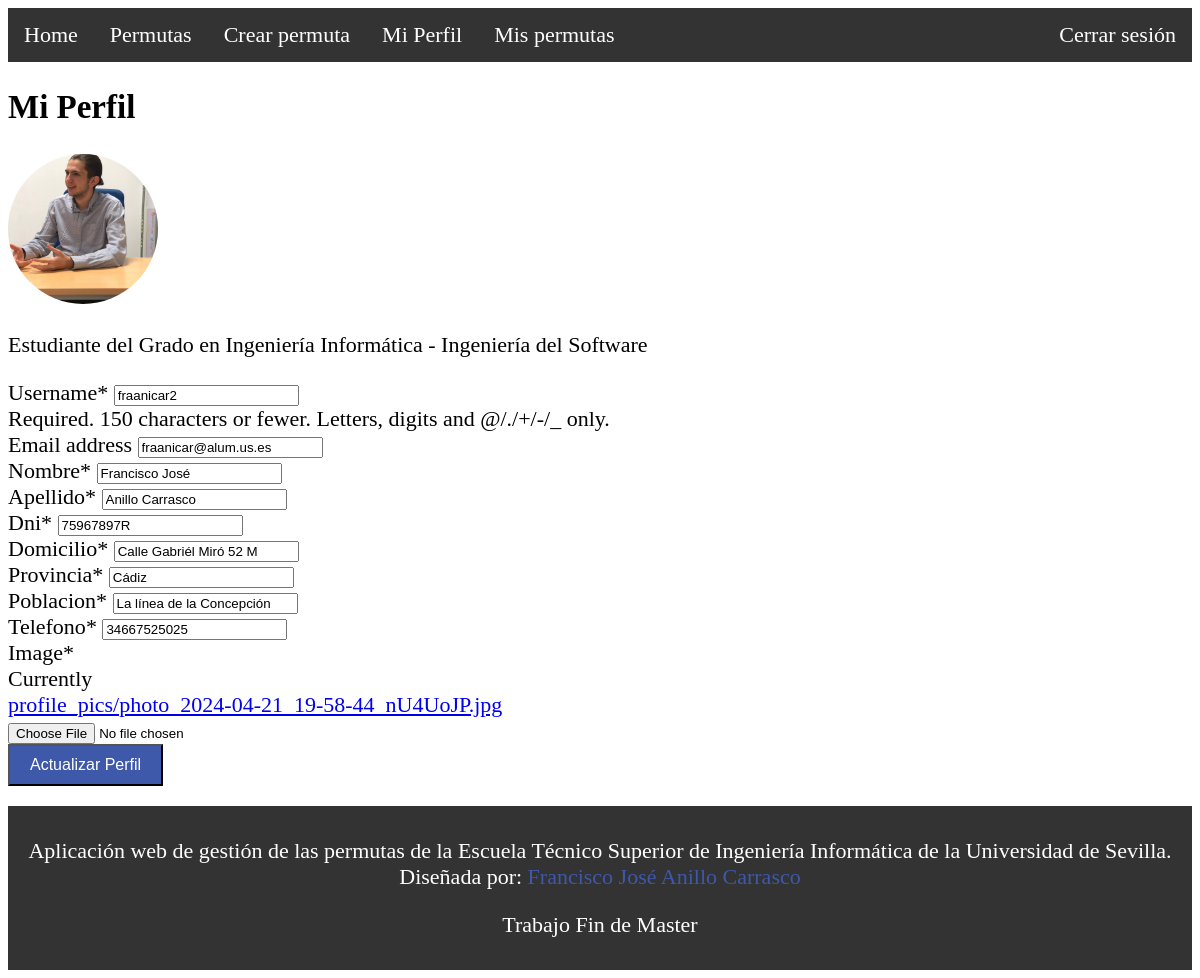
/accounts/profile/ (signed in), run on the app's committed database.
### Permutas/models.py (models this page shows, shortened)
class Estudiante(models.Model):
    user = models.OneToOneField(User, on_delete=models.CASCADE)
    nombre = models.CharField(max_length=255)
    apellido = models.CharField(max_length=255)
    email = models.EmailField(max_length=255, unique=True)
    image = models.ImageField(default='default.jpg', upload_to='profile_pics')
    dni = models.CharField(max_length=9, unique=True)
    grado = models.ForeignKey(Grado, on_delete=models.CASCADE)
    domicilio = models.CharField(max_length=255)
    provincia = models.CharField(max_length=50)
    poblacion = models.CharField(max_length=50)
    telefono = models.CharField(max_length=15, validators=[RegexValidator(regex=r'^\+?1?\d{9,15}$', message="El número de teléfono debe ingresarse en el formato: '+999999999'. Hasta 15 dígitos permitidos.")])  # Nuevo campo de teléfono

class Grado (models.Model):
  nombre= models.CharField(max_length=255, unique=True)
  def __str__(self):
    return  f'{self.nombre}'

### Permutas/views.py (the view)
# urls.py: path('accounts/profile/', profile, name='profile'),
@login_required
def profile(request):
    if request.method == 'POST':
        u_form = UserUpdateForm(request.POST, instance=request.user)
        e_form = EstudianteUpdateForm(request.POST, request.FILES, instance=request.user.estudiante)
        if u_form.is_valid() and e_form.is_valid():
            u_form.save()
            e_form.save()
            messages.success(request, f'¡Tu perfil ha sido actualizado!')
            return redirect('profile')
    else:
        u_form = UserUpdateForm(instance=request.user)
        e_form = EstudianteUpdateForm(instance=request.user.estudiante)
    context = {
        'u_form': u_form,
        'e_form': e_form
    }
    return render(request, 'profile.html', context)

### Permutas/forms.py
class UserUpdateForm(forms.ModelForm):
    class Meta:
        model = User
        fields = ['username', 'email']

class EstudianteUpdateForm(forms.ModelForm):
    class Meta:
        model = Estudiante
        fields = ['nombre', 'apellido', 'dni', 'domicilio', 'provincia','poblacion', 'telefono', 'image']
    def __init__(self, *args, **kwargs):
        super(EstudianteUpdateForm, self).__init__(*args, **kwargs)
        self.fields['dni'].widget.attrs['readonly'] = True

### Permutas/templates/profile.html (shortened to what this page needs)
{% extends 'layout.html' %}
{% load crispy_forms_tags %}
{% block content %}
<div class="profile-container">
    <h2>Mi Perfil</h2>
    <div class="profile-image">
        {% if user.estudiante.image %}
            <img src="{{ user.estudiante.image.url }}" alt="Profile Image" class="img-thumbnail">
        {% else %}
            <img src="{{ MEDIA_URL }}default.jpg" alt="Default Profile Image" class="img-thumbnail">
        {% endif %}
        <p>Estudiante del {{ user.estudiante.grado }}</p>
    </div>
    <form method="POST" enctype="multipart/form-data">
        <div class="form-group">
            {{ u_form|crispy }}
            {{ e_form|crispy }}
        </div>
        <button class="button-container" type="submit" class="btn btn-primary">Actualizar Perfil</button>
    </form>
</div>
{% endblock content %}

### Permutas/templates/layout.html (style rules this page uses)
body { font-size: 22px; }
.button-container { background-color: #3E58AA; color: white; display: grid; text-align: center; justify-content: center; margin-bottom: 20px; padding: 10px 20px; font-size: 16px; }

### Permutas/templates/profile.html (style rules this page uses)
.profile-image img { width: 150px; height: 150px; object-fit: cover; border-radius: 50%; }

### data on the page
Estudiante: nombre "Francisco José", apellido "Anillo Carrasco", dni "75967897R", domicilio "Calle Gabriél Miró 52 M", provincia "Cádiz", poblacion "La línea de la Concepción", telefono "34667525025"

### other printed values
{{ user.estudiante.grado }} "Grado en Ingeniería Informática - Ingeniería del Software"
